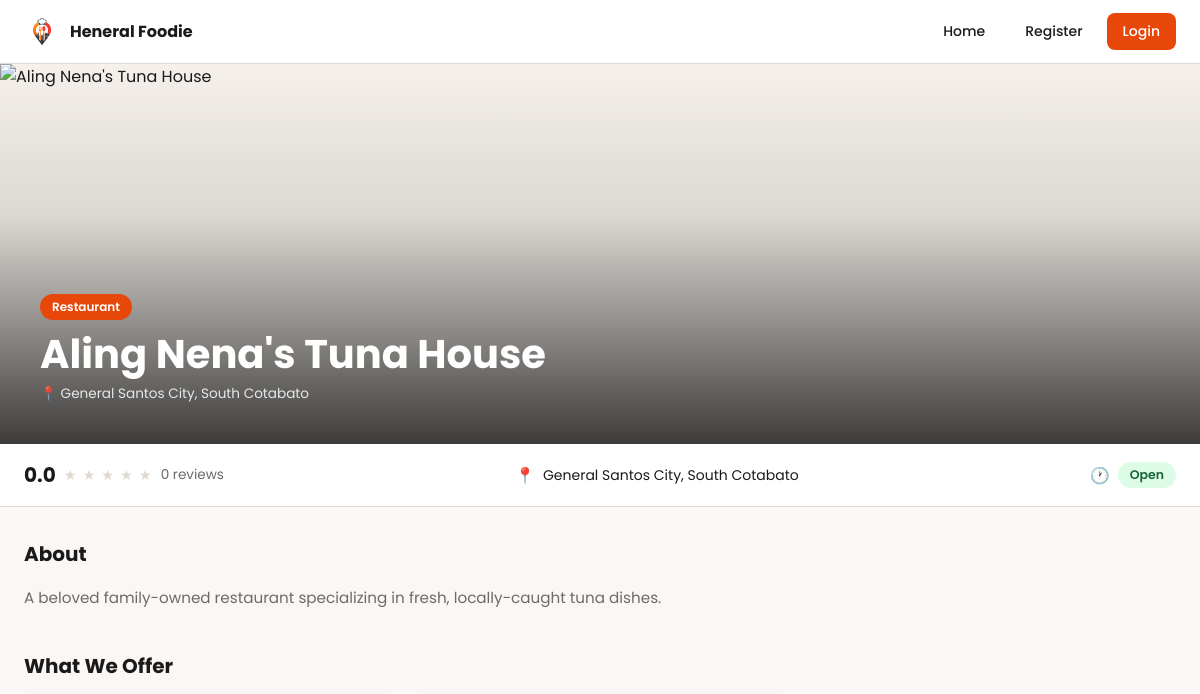
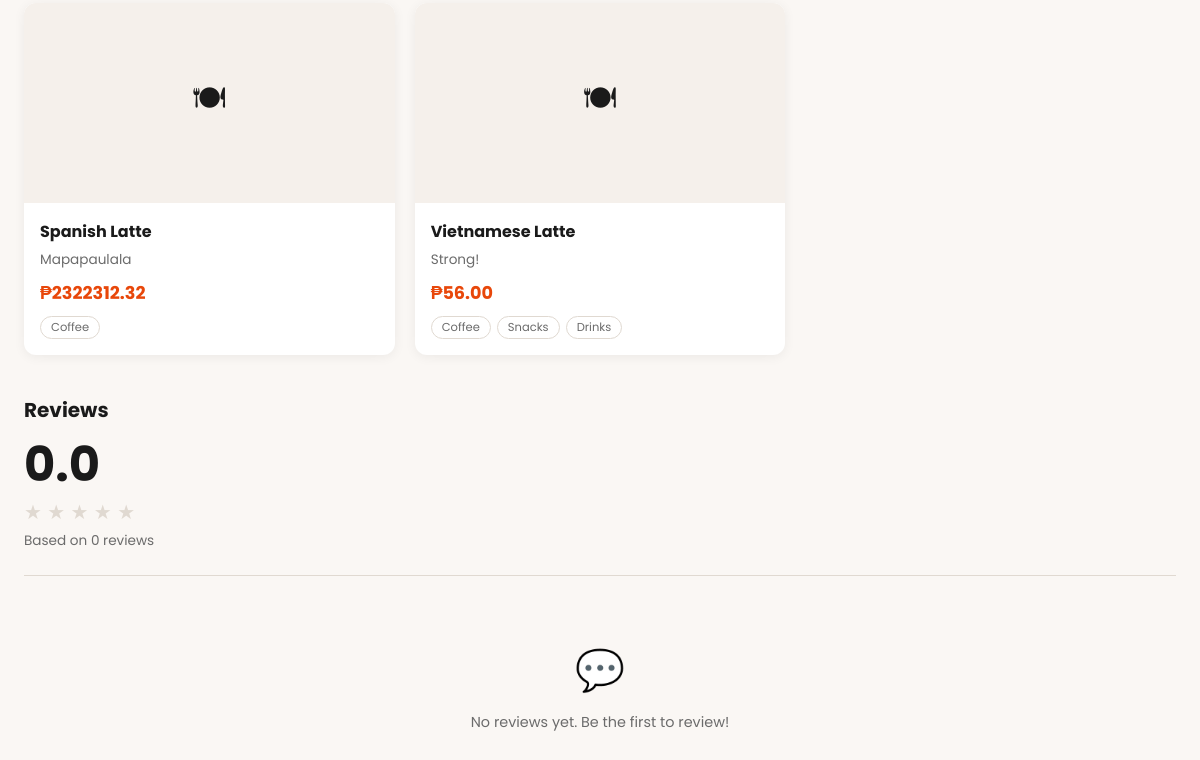
Before: /store/60d1510a-5c80-4a01-964a-d337dad9bec8 with the older database file (2 pictures, top to bottom).
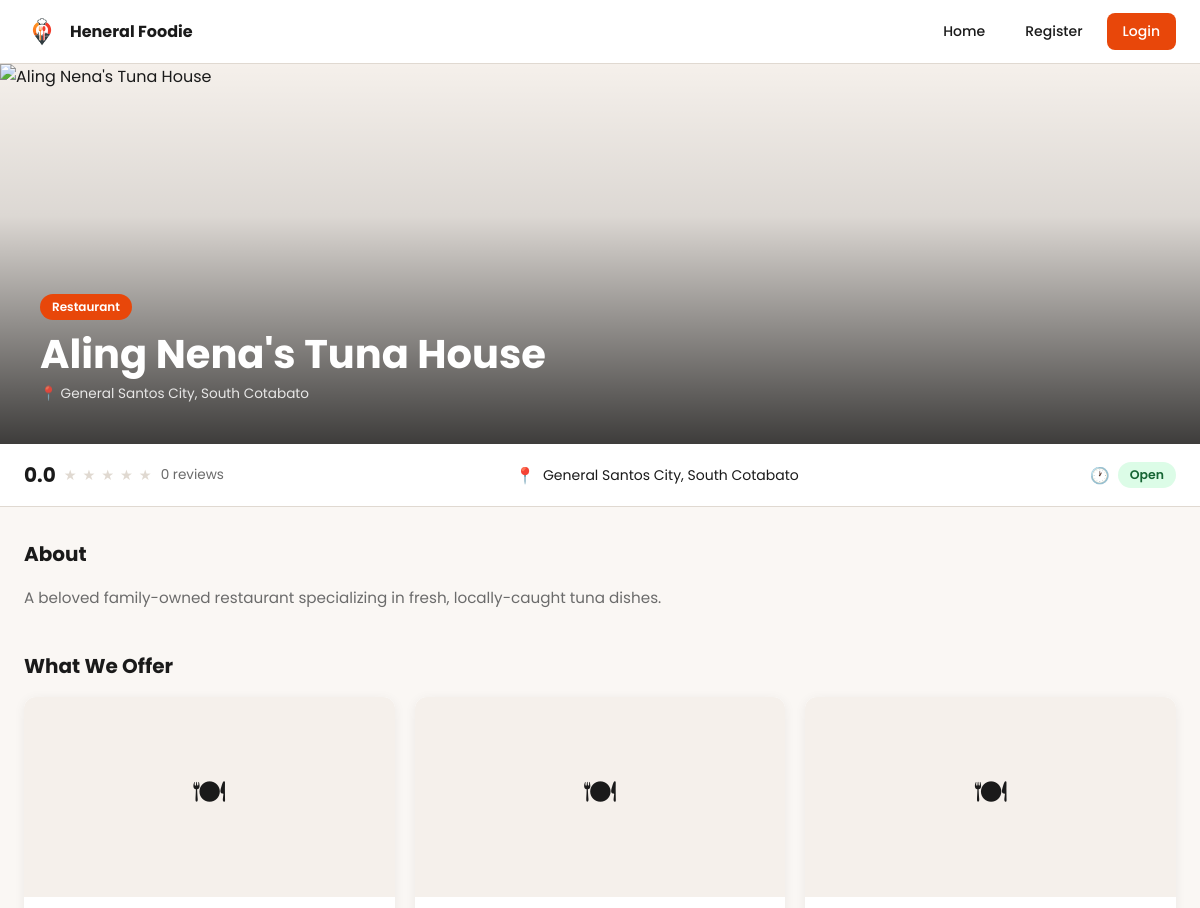
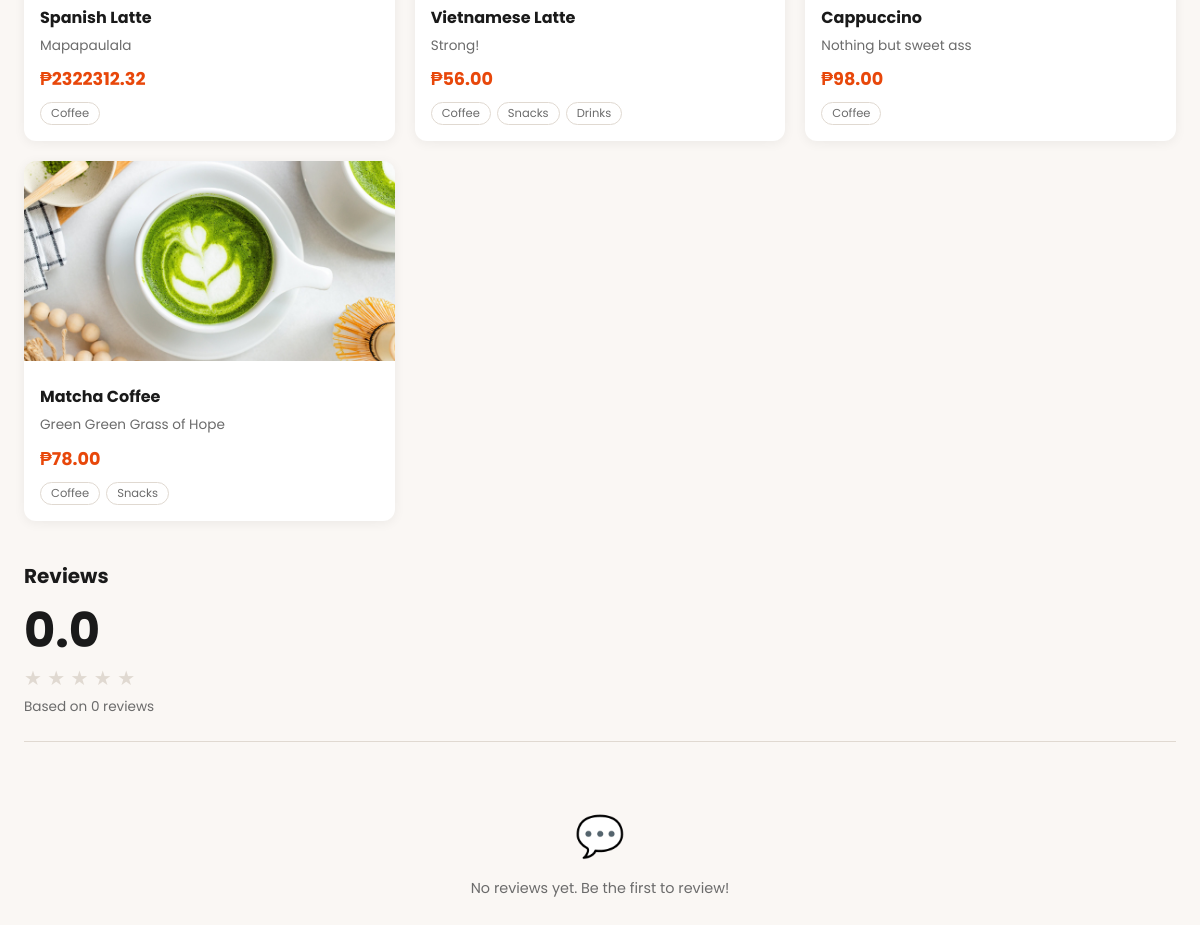
After: the same page with the newer database file (2 pictures, top to bottom).
### app/models/store.py (models this page shows, shortened)
class Store(db.Model):
    __tablename__ = 'stores'
    id = db.Column(db.String(36), primary_key=True, default=lambda: str(uuid.uuid4()))
    vendor_id = db.Column(db.String(36), db.ForeignKey('users.id'), nullable=False)
    name = db.Column(db.String(100), nullable=False)
    description = db.Column(db.Text, nullable=True)
    address = db.Column(db.String(255), nullable=True)
    category = db.Column(db.String(50), nullable=True)
    status = db.Column(db.String(20), nullable=False, default='pending')
    average_rating = db.Column(db.Float, default=0.0)
    review_count = db.Column(db.Integer, default=0)
    created_at = db.Column(db.DateTime, default=datetime.utcnow)
    updated_at = db.Column(db.DateTime, default=datetime.utcnow, onupdate=datetime.utcnow)
    vendor = db.relationship('User', backref='stores')
    reviews = db.relationship('Review', backref='store', lazy='dynamic', cascade='all, delete-orphan')
    images = db.relationship('StoreImage', backref='store', lazy='dynamic', cascade='all, delete-orphan')
    food_items = db.relationship('FoodItem', backref='store', lazy='dynamic', cascade='all, delete-orphan')

### app/models/image.py (models this page shows, shortened)
class FoodItem(db.Model):
    __tablename__ = 'food_items'
    id = db.Column(db.String(36), primary_key=True, default=lambda: str(uuid.uuid4()))
    store_id = db.Column(db.String(36), db.ForeignKey('stores.id'), nullable=False)
    name = db.Column(db.String(100), nullable=False)
    description = db.Column(db.Text, nullable=True)
    price = db.Column(db.Numeric(10, 2), nullable=False)
    category_1 = db.Column(db.String(50), nullable=False)   # Required — at least one category
    category_2 = db.Column(db.String(50), nullable=True)    # Optional
    category_3 = db.Column(db.String(50), nullable=True)    # Optional
    image_filename = db.Column(db.String(255), nullable=True)
    created_at = db.Column(db.DateTime, default=datetime.utcnow)
    updated_at = db.Column(db.DateTime, default=datetime.utcnow, onupdate=datetime.utcnow)

### app/routes/store.py (the view)
@store.route('/store/<store_id>')
def store_detail(store_id):
    store = Store.query.get_or_404(store_id)
    return render_template('store/store_detail.html', store=store)

### app/templates/store/store_detail.html (shortened to what this page needs)
{% extends 'base.html' %}
{% block styles %}
<link rel="stylesheet" href="{{ url_for('static', filename='css/store_detail.css') }}">
{% endblock %}
{% block content %}
<div class="store-hero">
    {% if store.images.first() %}
        <img src="{{ url_for('static', filename='uploads/stores/' + store.images.first().filename) }}" alt="{{ store.name }}">
    {% else %}
        <img src="https://images.unsplash.com/photo-1504674900247-0877df9cc836?w=1200&q=80" alt="{{ store.name }}">
    {% endif %}
    <div class="store-hero-overlay">
        <span class="store-category-badge">{{ store.category | replace('_', ' ') | title }}</span>
        <h1 class="store-hero-name">{{ store.name }}</h1>
        <p class="store-hero-address">📍 {{ store.address or 'General Santos City' }}</p>
    </div>
</div>
<div class="store-info-bar">
    <div class="store-info-bar-inner">
        <div class="info-item">
            <span class="rating-number">{{ "%.1f"|format(store.average_rating) }}</span>
            <span class="stars">
                {% for i in range(1, 6) %}
                    {% if i <= store.average_rating %}★{% else %}<span class="stars-empty">★</span>{% endif %}
                {% endfor %}
            </span>
            <span class="review-count">{{ store.review_count }} reviews</span>
        </div>
        <div class="info-item">
            <span class="info-item-icon">📍</span>
            {{ store.address or 'General Santos City' }}
        </div>
        <div class="info-item">
            <span class="info-item-icon">🕐</span>
            {% if store.status == 'approved' %}
                <span class="status-badge approved">Open</span>
            {% elif store.status == 'pending' %}
                <span class="status-badge pending">Pending Approval</span>
            {% else %}
                <span class="status-badge rejected">Rejected</span>
            {% endif %}
        </div>
    </div>
</div>
<div class="store-content">
    <div class="store-about">
        <h2 class="section-title">About</h2>
        <p>{{ store.description or 'No description provided yet.' }}</p>
    </div>
    <div class="store-food-items">
        <h2 class="section-title">What We Offer</h2>
        {% set food_items = store.food_items.all() %}
        {% if food_items %}
            <div class="food-grid">
                {% for item in food_items %}
                <div class="food-card">
                    {% if item.image_filename %}
                        <img class="food-card-image"
                             src="{{ url_for('static', filename='uploads/foods/' + item.image_filename) }}"
                             alt="{{ item.name }}">
                    {% else %}
                        <div class="food-card-image-placeholder">🍽</div>
                    {% endif %}
                    <div class="food-card-body">
                        <h3 class="food-card-name">{{ item.name }}</h3>
                        <p class="food-card-description">{{ item.description or '' }}</p>
                        <p class="food-card-price">₱{{ "%.2f"|format(item.price) }}</p>
                        <div class="food-card-tags">
                            {% if item.category_1 %}
                                <span class="food-tag">{{ item.category_1 | replace('_', ' ') | title }}</span>
                            {% endif %}
                            {% if item.category_2 %}
                                <span class="food-tag">{{ item.category_2 | replace('_', ' ') | title }}</span>
                            {% endif %}
                            {% if item.category_3 %}
                                <span class="food-tag">{{ item.category_3 | replace('_', ' ') | title }}</span>
                            {% endif %}
                        </div>
                    </div>
                </div>
                {% endfor %}
            </div>
        {% else %}
            <div class="empty-state">
                <span class="empty-state-icon">🍽</span>
                No food items added yet.
            </div>
        {% endif %}
    </div>
    <div class="store-reviews">
        <h2 class="section-title">Reviews</h2>
        <div class="reviews-summary">
            <div class="reviews-summary-rating">{{ "%.1f"|format(store.average_rating) }}</div>
            <div class="reviews-summary-stars">
                {% for i in range(1, 6) %}
                    {% if i <= store.average_rating %}★{% else %}<span style="color: var(--input-border)">★</span>{% endif %}
                {% endfor %}
            </div>
            <div class="reviews-summary-count">Based on {{ store.review_count }} reviews</div>
        </div>
        {% set reviews = store.reviews.all() %}
        {% if reviews %}
            {% for review in reviews %}
            <div class="review-card">
                <div class="review-header">
                    <span class="review-author">{{ review.author.username }}</span>
                    <span class="review-date">{{ review.created_at.strftime('%B %Y') }}</span>
                </div>
                <div class="review-stars">
                    {% for i in range(1, 6) %}
                        {% if i <= review.rating %}★{% else %}<span style="color: var(--input-border)">★</span>{% endif %}
                    {% endfor %}
                </div>
                <p class="review-text">{{ review.review_text }}</p>
            </div>
            {% endfor %}
        {% else %}
            <div class="empty-state">
                <span class="empty-state-icon">💬</span>
                No reviews yet. Be the first to review!
            </div>
        {% endif %}
    </div>
</div>
{% endblock %}

### app/templates/base.html (shortened to what this page needs)
<!DOCTYPE html>
<html lang="en">
<head>
    <link rel="stylesheet" href="{{ url_for('static', filename='css/main.css') }}">
    {% block styles %}{% endblock %}
</head>
<body>
    <nav class="navbar">
        <div class="navbar-container">
            <a href="{{ url_for('main.index') }}" class="navbar-brand">
                <img src="{{ url_for('static', filename='images/logo.png') }}" alt="Heneral Foodie Logo" class="navbar-logo">
                <span class="navbar-name">Heneral Foodie</span>
            </a>
            <div class="navbar-menu" id="navbarMenu">
                <a href="{{ url_for('main.index') }}" class="nav-link">Home</a>
                {% if current_user.is_authenticated %}
                    {% if current_user.is_vendor %}
                        <a href="#" class="nav-link">My Store</a>
                    {% endif %}
                    {% if current_user.is_admin %}
                        <a href="#" class="nav-link">Admin Dashboard</a>
                    {% endif %}
                    <a href="{{ url_for('auth.logout') }}" class="nav-link nav-link-outline">Logout</a>
                {% else %}
                    <a href="{{ url_for('auth.register') }}" class="nav-link">Register</a>
                    <a href="{{ url_for('auth.login') }}" class="nav-link nav-link-primary">Login</a>
                {% endif %}
            </div>
        </div>
    </nav>
    <main>
        {% block content %}{% endblock %}
    </main>
</body>
</html>

### app/static/css/main.css (style rules this page uses)
:root { --primary: #E8470A; --primary-hover: #C93D08; --background: #FAF7F4; --card: #FFFFFF; --text-dark: #1A1A1A; --text-muted: #6B6B6B; --input-bg: #F5F0EB; --input-border: #E0D9D1; --success-bg: #F0FBF0; --success-border: #4CAF50; --success-text: #2E7D32; --error-text: #D32F2F; --error-bg: #FFF0F0; --error-border: #F44336; --navbar-height: 64px; }
* { margin: 0; padding: 0; box-sizing: border-box; }
body { font-family: 'Poppins', sans-serif; background-color: var(--background); color: var(--text-dark); min-height: 100vh; }
a { text-decoration: none; color: inherit; }
.navbar { position: sticky; top: 0; z-index: 100; background: var(--card); border-bottom: 1px solid var(--input-border); height: var(--navbar-height); display: flex; align-items: center; }
.navbar-container { width: 100%; max-width: 1200px; margin: 0 auto; padding: 0 24px; display: flex; align-items: center; justify-content: space-between; }
.navbar-brand { display: flex; align-items: center; gap: 10px; text-decoration: none; }
.navbar-logo { width: 36px; height: 36px; border-radius: 50%; object-fit: cover; }
.navbar-name { font-size: 1rem; font-weight: 700; color: var(--text-dark); }
.navbar-menu { display: none; align-items: center; gap: 8px; }
.nav-link { padding: 8px 16px; border-radius: 8px; font-size: 0.875rem; font-weight: 500; color: var(--text-dark); transition: background 0.2s; }
.nav-link-primary { background: var(--primary); color: white; }
@media (min-width: 768px) { .navbar-menu { display: flex; } }

Changed rows visible on the page:
added FoodItem: name "Cappuccino", description "Nothing but sweet ass", price "98.00", category_1 "Coffee"
added FoodItem: image_filename (picture), name "Matcha Coffee", description "Green Green Grass of Hope", price "78.00", category_1 "Coffee", category_2 "Snacks"
